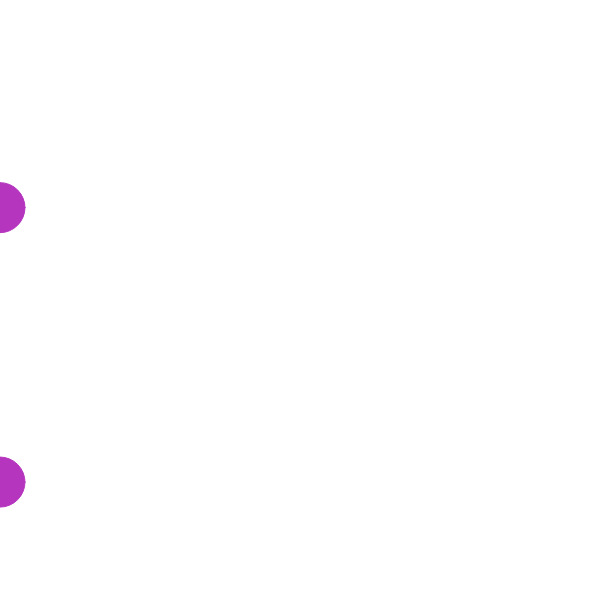
Frame 1 (no input)
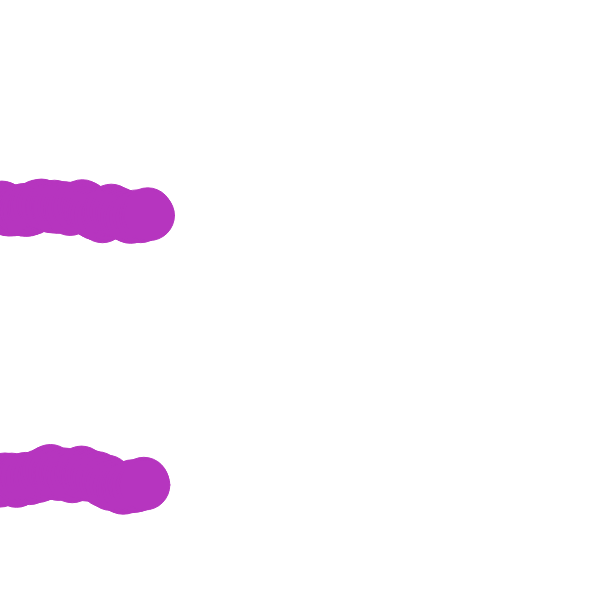
Frame 60 (no input)
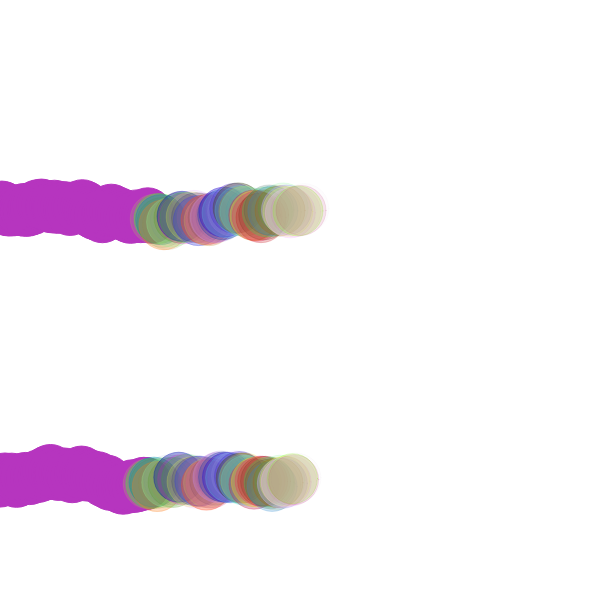
Frame 120 (the mouse pressed at the canvas centre since frame 60)

The p5.js sketch that drew these frames (run headless with seeded random() and noise() and a simulated clock; from frame 60 on, the mouse is pressed at the canvas centre):

// p5.js sketch
// ── sketch.js
let cor;
let posicaoHorizontal;
let posicaoVertical;
let posicaoHorizontal2;
let posicaoVertical2;
let circuloX //horizontal 
let circuloY //vertical

function setup() {
  
  
  createCanvas(600,600);
  background("white");
  cor = color(random(0, 255), random(0, 255), random(0, 255))
posicaoHorizontal = 0;
posicaoVertical = random(height);

posicaoHorizontal2 = 0;
posicaoVertical2 = random(height);

  
}

function draw() {
  stroke(cor);
  fill(cor)

  circle(posicaoHorizontal, posicaoVertical, 50);
circle(posicaoHorizontal2, posicaoVertical2, 50);
  
posicaoHorizontal+= random(1, 4);
posicaoVertical+= random(-3, 3);
  
posicaoHorizontal2+= random(1, 4);
posicaoVertical2+= random(-3, 3);
 
  
  
  
  if(mouseIsPressed) {
  cor = color(random(0, 255), random(0, 255), random(0, 255), random(0, 100));
  
  }
  
    
  }
  
